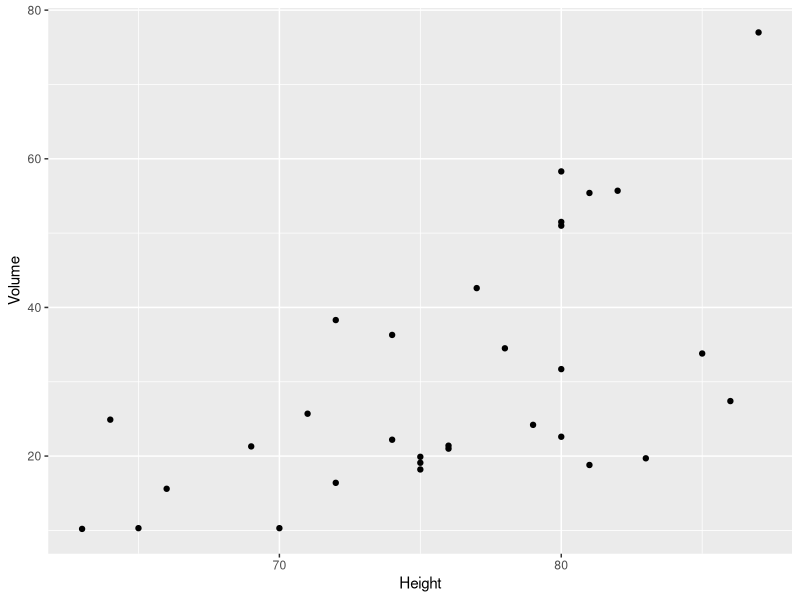
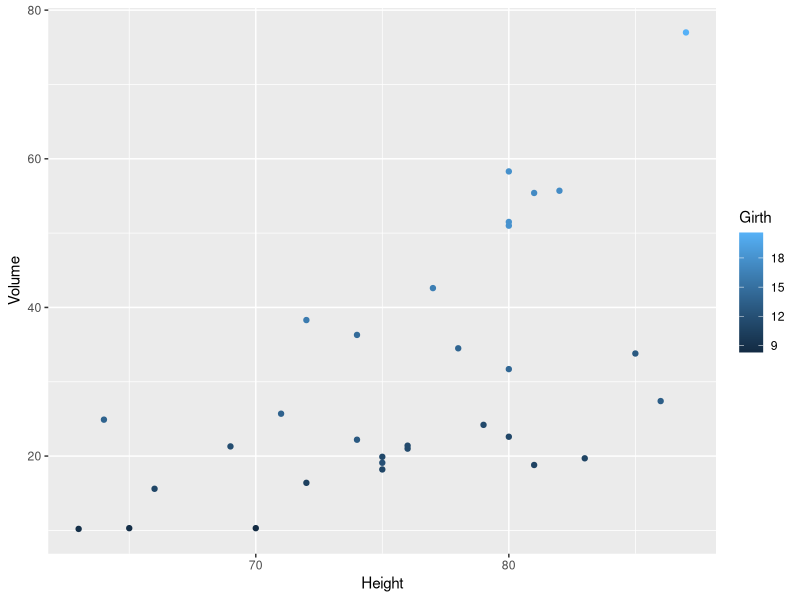

Here is the R script that generated these plots, in order: (Note: this script raises an error after producing the figures.)
## ---- chunk 1
knitr::opts_chunk$set(echo = TRUE)
library(tidyverse)
library(datasets)
library(RColorBrewer)
library(broom)
## ---- chunk 2
data(trees)
 
## ---- chunk 3
model.trees <- lm(Volume ~ Height, data = trees ) 
## ---- chunk 4
summary(model.trees)
## ---- chunk 5

ggplot(trees, aes(x=Height, y=Volume)) +
  geom_point()

## ---- chunk 6
ggplot(trees, aes(x=Height, y=Volume, color=Girth)) +
  geom_point()
## ---- chunk 7
ggplot(trees, aes(x=Height, y=Volume, color=Girth)) +
  geom_point() + 
  scale_color_continuous(palette = 'Dark2')
## ---- chunk 8
ggplot(trees, aes(x=Height, y=Volume, color=Girth)) +
  geom_point() + 
  scale_color_continuous(palette = 'Dark2')+ 
  annotate('rect', xmin=65, xmax=75, ymin=60, ymax=74,
         fill='white', color='black')
## ---- chunk 9
annotation <- tidy(model.trees)

intercept <- round(annotation$estimate[1], 2)
slope <- round(annotation$estimate[2], 2)

equation <- paste0("hat(y)[i] == ", intercept, " + ", slope, "*x[i]")

ggplot(trees, aes(x = Height, y = Volume, color = Girth)) +
  geom_point() +
  scale_color_continuous(palette = "Dark2") +
  annotate("rect", xmin = 65, xmax = 75, ymin = 60, ymax = 74,
           fill = "white", color = "black") +
  annotate("text", x = 70, y = 67, label = equation,
           parse = TRUE, color = "black")
## ---- chunk 10

## ---- chunk 11
ggplot(trees, aes(x = Height, y = Volume, color = Girth)) +
  geom_point() +
  scale_color_continuous(palette = "Dark2") +
  annotate("rect", xmin = 65, xmax = 75, ymin = 60, ymax = 74,
           fill = "white", color = "black") +
  annotate("text", x = 70, y = 67, label = equation,
           parse = TRUE, color = "black")+ 
  geom_smooth(method = "lm", formula = y ~ x,
            se = FALSE, color = "black") +
  labs(title = "Tree Volume vs. Height",
     x = "Height (ft)",
     y = "Volume (cubic ft)",
     color = "Girth (in)")
